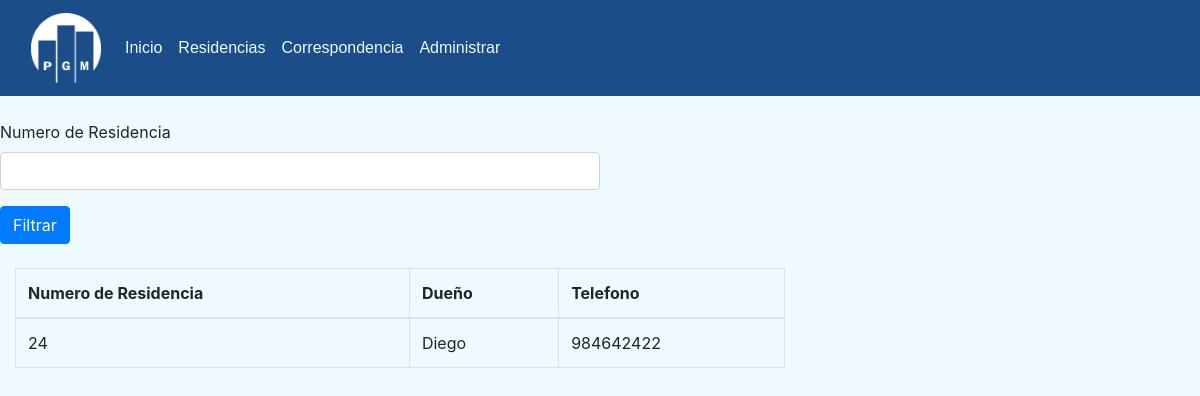
/residencias/, run on an earlier commit of the app's database.
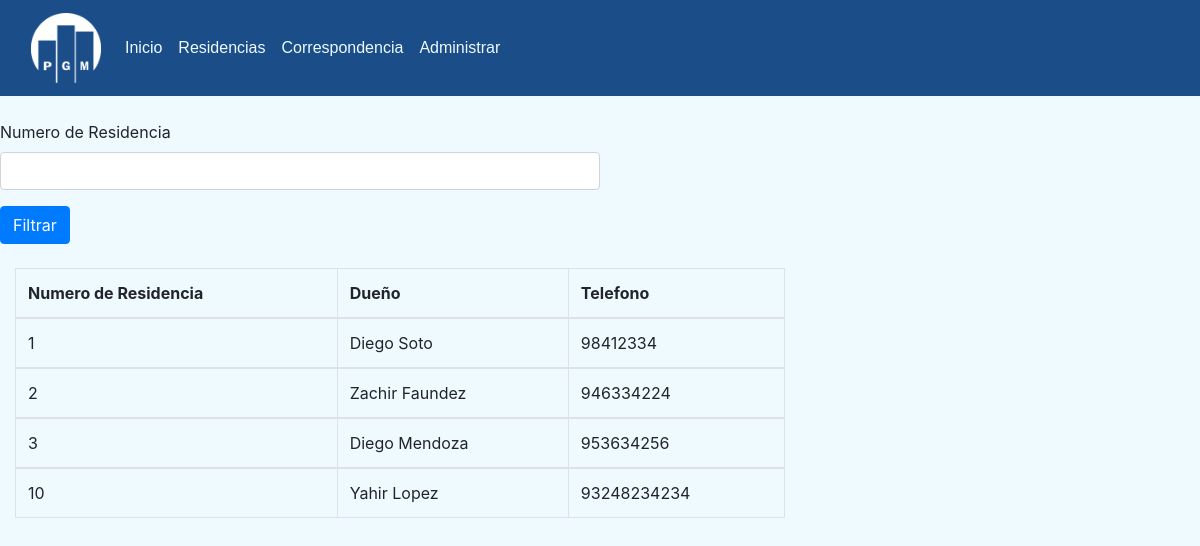
And on a later commit of the database.
### core/models.py (models this page shows, shortened)
class Residencia(models.Model):
    number = models.IntegerField(primary_key=True)
    dueno = models.CharField(max_length=50)
    telefono = models.IntegerField()

### core/views.py (the view)
# urls.py: path('residencias/',views.residencias,name="residencias"),
def residencias(request):
    residencia = Residencia.objects.filter().order_by("number")
    search = (request.GET.get("search"))
    if search:
        residencia = Residencia.objects.filter(number = search).distinct()
    if search == "":
        residencia = Residencia.objects.filter().order_by("number")
    return render(request,'core/residencias.html', {'residencia': residencia})

### core/templates/core/residencias.html (shortened to what this page needs)
{% extends 'core/correspondencia.html' %}
{%load static%}
{%block content%}
    <br>
    <div class="search">
    <form method="get">
    <div class="mb-3">
    <label for="numeroResidencia" class="form-label">Numero de Residencia</label>
    <input type="search" class="form-control searchInp" id="numeroResidencia" name="search">
    </div>
    <button type="submit" class="btn btn-primary">Filtrar</button>
    </form>
    </div>
    <br>
    <div class="col-md-8">
        <table class="table table-bordered border-primary" >
        <thead>
            <tr>
            <th scope="col">Numero de Residencia</th>
            <th scope="col">Dueño</th>
            <th scope="col">Telefono</th>
            </tr>
        </thead>
        {%for i in residencia%}
        <tbody>
            <tr>
            <td scope"col">{{i.number}} </td>
            <td scope"col">{{i.dueno}} </td>
            <td scope"col">{{i.telefono}} </td>
        {% endfor %}
        </tbody>
        </table>
    </div>
{%endblock %}

What changed in the data, as far as the page shows it:
removed Residencia: number "24", dueno "Diego", telefono "984642422"
added Residencia: number "1", dueno "Diego Soto", telefono "98412334"
added Residencia: number "2", dueno "Zachir Faundez", telefono "946334224"
added Residencia: number "3", dueno "Diego Mendoza", telefono "953634256"
added Residencia: number "10", dueno "Yahir Lopez", telefono "93248234234"
